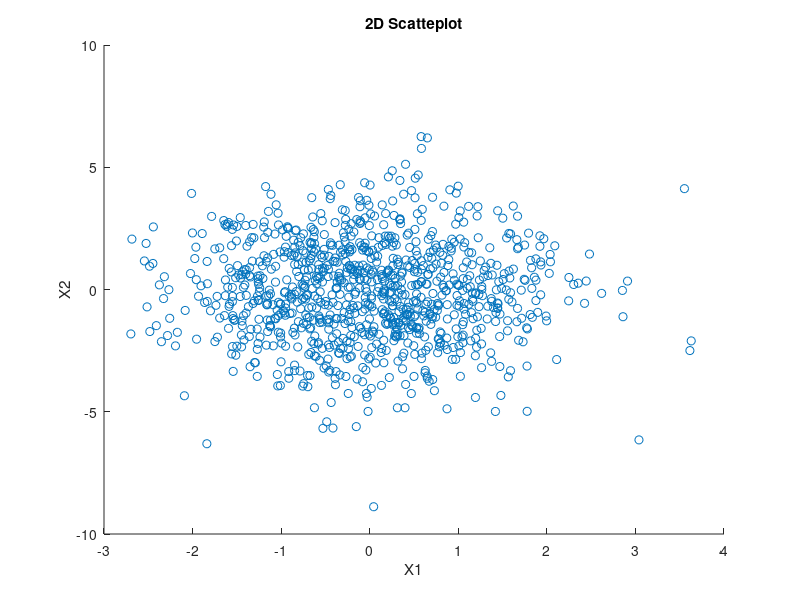
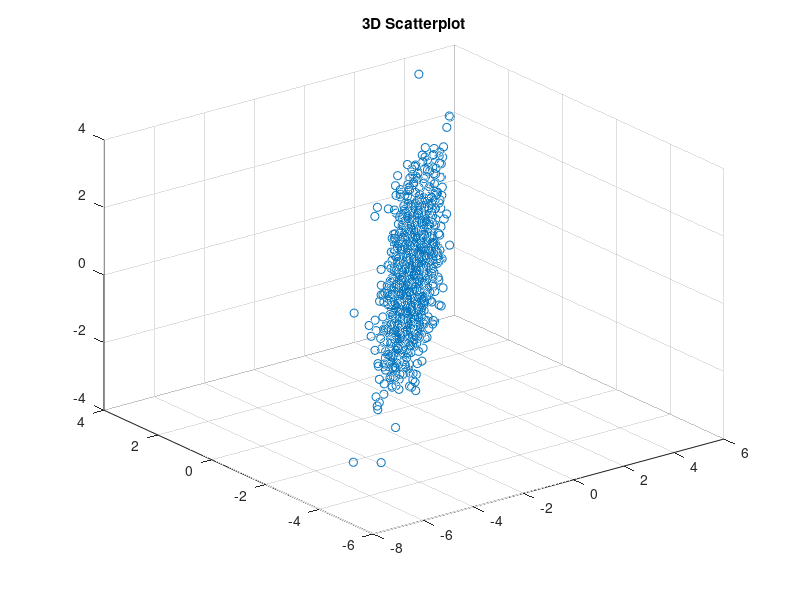

Recreate these plots in MATLAB, in order. (Note: this script raises an error after producing the figures.)
% Data Analysis 2020
% Chapter 6 Excerise 1
% PCA
% Nick Kaparinos
close all;
clc;
clear;

n = 1000;
sx = 1;
sy = 2;
W = [0.2 0.8;0.4 0.5;0.7 0.3];
sigma = [sx^2 0; 0 sy^2];
data = mvnrnd([0 0],sigma,n);

% A
% 2D Scatterplot
figure(1)
scatter(data(:,1),data(:,2))
title("2D Scatteplot")
xlabel("X1")
ylabel("X2")


% 3D Scatterplot
figure(2)
data3D = data*W';
scatter3(data3D(:,1),data3D(:,2),data3D(:,3))
title("3D Scatterplot")

data3D = normalize(data3D,'center');
covMatrix = cov(data3D);
[~,eigenValues] = eig(covMatrix);
eigenValues = diag(eigenValues);
eigenValues = sort(eigenValues,'descend');

% PCA component scores
[loadings,scores,~] = pca(data3D);
loadings2 = pcacov(data3D);
figure(3)
scatter3(scores(:,1),scores(:,2),scores(:,3))
title("PCA Scores 3D Scatterplot")
xlabel("PC1")
ylabel("PC2")
zlabel("PC3")

% B
% Scree plot
figure(4)
plot(1:length(eigenValues),eigenValues,"-o")
title("Scree plot")
ylabel("eigenvalues")

% C
% PCA 2D scores scatterplot
figure(5)
scatter(scores(:,1),scores(:,2))
title("PCA Scores 2D Scatterplot")
xlabel("PC1")
ylabel("PC2")

infoLoss = eigenValues(3)/sum(eigenValues)
